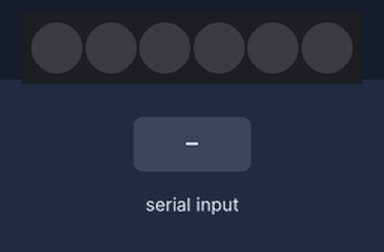
Bench run of a sketch on a simulated Arduino Uno, built with avr-gcc and run on an emulated ATmega328P. On the bench: 6 RGB LEDs in strip order, left to right. The inputs (shaded band) are chosen by the test bench. What the sketch prints to the serial monitor is not drawn.

Above: at 1.2 s.
1.3 s: "90,45\n" received over Serial
At 2.1 s:
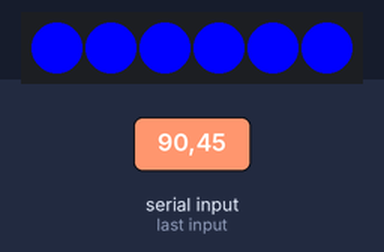
2.8 s: "5\n" received over Serial
At 3.1 s:
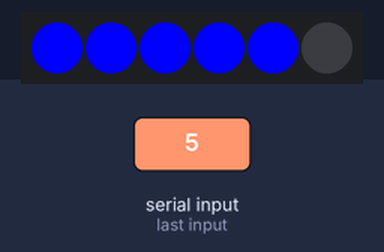
4.3 s: "30,150\n" received over Serial
At 5.6 s:
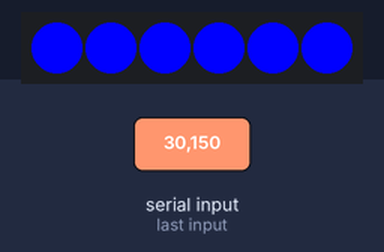
Timing chart, 0 to 7.3 s (numbered marks = the images above; inputs shaded):
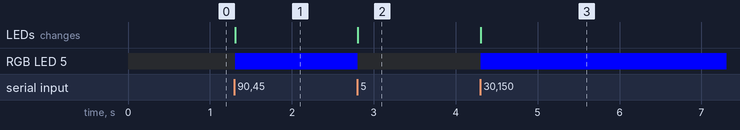

The sketch:

LEDsByNumber.ino
```cpp
#include <Adafruit_NeoPixel.h>

Adafruit_NeoPixel strip = Adafruit_NeoPixel(6, 9, NEO_GRB + NEO_KHZ800);
void setup()
{
  Serial.begin(9600);
  Serial.println("Your in!");

  strip.begin();
}

void loop()
{
  if(Serial.available())
  {
    String command = Serial.readStringUntil('\n');
    int count = command.toInt();
    strip.clear();
    for(int i=0;i<count;i++)
    {
      strip.setPixelColor(i, 0x0000ff);
    }
    strip.show();
  }

}
```

Measured:
- after the input at 1.3 s, RGB LED 5: off → RGB(0, 0, 255) at once; the LEDs: change at once (image 1)
- after the input at 2.8 s, RGB LED 5: RGB(0, 0, 255) → off at once; the LEDs: change at once (image 2)
- after the input at 4.3 s, RGB LED 5: off → RGB(0, 0, 255) at once; the LEDs: change at once (image 3)
